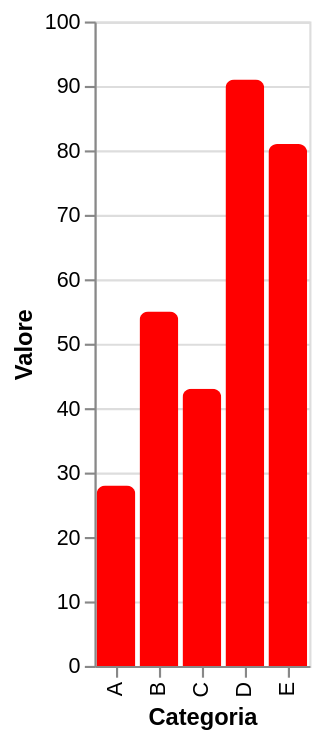

Describe this chart as a Vega-Lite specification.
### Vega-Lite specification from a JSON file in a GitHub repository (floating-point values rounded to 4 significant figures)
{"$schema": "https://vega.github.io/schema/vega-lite/v5.json", "config": {"view": {"continuousHeight": 300, "continuousWidth": 400}}, "data": {"name": "data-2ac70d189ed9a45a891ae91238c97cd4"}, "datasets": {"data-2ac70d189ed9a45a891ae91238c97cd4": [{"a": "A", "b": 28}, {"a": "B", "b": 55}, {"a": "C", "b": 43}, {"a": "D", "b": 91}, {"a": "E", "b": 81}]}, "params": [{"name": "hover", "select": {"type": "point", "on": "pointerover", "clear": "pointerout"}}], "encoding": {"x": {"field": "a", "type": "nominal", "axis": {"title": "Categoria"}}, "y": {"field": "b", "type": "quantitative", "axis": {"title": "Valore"}}, "tooltip": [{"field": "a", "type": "nominal", "title": "Categoria"}, {"field": "b", "type": "quantitative", "title": "Valore"}], "opacity": {"condition": {"param": "hover", "value": 1}, "value": 0.75}}, "height": 300, "mark": {"type": "bar", "color": "red", "cornerRadiusTopLeft": 4, "cornerRadiusTopRight": 4, "cursor": "pointer"}, "width": "container"}
